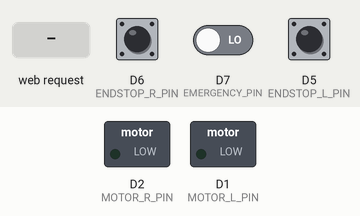
Bench run of a sketch on a simulated ESP8266 (NodeMCU). Shown: switched loads named in the sketch (green lamp = pin HIGH). The test bench sets the inputs (shaded band); at power-on: D6 (ENDSTOP_R_PIN) LOW, D7 (EMERGENCY_PIN) LOW, D5 (ENDSTOP_L_PIN) LOW. WiFi joins after 1.5 s; servers stay silent unless stated; what the sketch prints to the serial monitor is not drawn.

Above: at 2.7 s.
2.8 s: HTTP request GET /mostdown received
At 3.5 s:
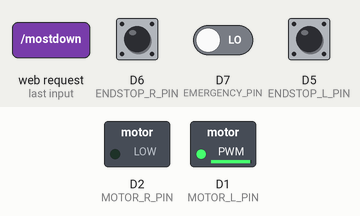
4.3 s: HTTP request GET /mostup received
At 4.6 s:
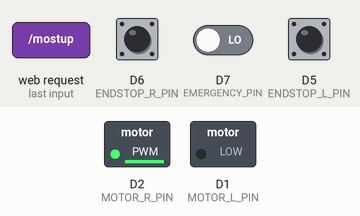
5.8 s: D6 (ENDSTOP_R_PIN) pulled HIGH for 0.15 s
At 6.9 s:
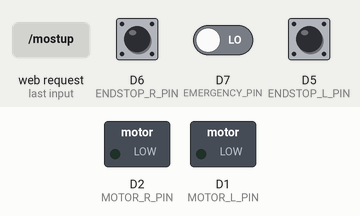
Timing chart, 0 to 8.8 s (numbered marks = the images above; inputs shaded):
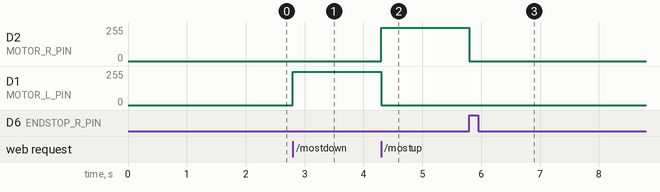

The sketch:

ESP_most.ino
```cpp
#include <ESP8266WiFi.h>
#include <ESP8266WebServer.h>

const char* ssid     = "esp";
const char* password = "Karolina2137";

const int ENDSTOP_L_PIN = D5;  // GPIO14
const int ENDSTOP_R_PIN = D6;  // GPIO12
const int EMERGENCY_PIN = D7;  // GPIO13
const int MOTOR_L_PIN = D1;    // GPIO5
const int MOTOR_R_PIN = D2;    // GPIO4

ESP8266WebServer server(80);

void setup() {
  pinMode(ENDSTOP_L_PIN, INPUT);
  pinMode(ENDSTOP_R_PIN, INPUT);
  pinMode(EMERGENCY_PIN, INPUT);
  pinMode(MOTOR_L_PIN, OUTPUT);
  pinMode(MOTOR_R_PIN, OUTPUT);
  digitalWrite(MOTOR_L_PIN, LOW);
  digitalWrite(MOTOR_R_PIN, LOW);

  analogWriteRange(1023);  // Default PWM range for ESP8266

  Serial.begin(115200);
  delay(10);

  IPAddress staticIP(192, 168, 2, 10);
  IPAddress gateway(192, 168, 2, 1);
  IPAddress subnet(255, 255, 255, 0);

  WiFi.config(staticIP, gateway, subnet);

  WiFi.begin(ssid, password);

  while (WiFi.status() != WL_CONNECTED) {
    delay(500);
    Serial.print(".");
  }

  Serial.println("");
  Serial.println("WiFi connected");
  Serial.println("IP address: ");
  Serial.println(WiFi.localIP());

  server.on("/mostdown", handleMostDown);
  server.on("/mostup", handleMostUp);
  server.on("/motoroff", handleMotorOff);
  server.onNotFound(handleRoot);

  server.begin();
  Serial.println("HTTP server started");
}

void loop() {
  server.handleClient();
  if(digitalRead(EMERGENCY_PIN) == HIGH) {
    ESP.restart();
  }
  if(digitalRead(ENDSTOP_L_PIN) == HIGH) {
    analogWrite(MOTOR_L_PIN, 0);
  }
  if(digitalRead(ENDSTOP_R_PIN) == HIGH) {
    analogWrite(MOTOR_R_PIN, 0);
  }
}

void handleRoot() {
  String html = R"=====(
    <!DOCTYPE html>
    <html>
    <form action="/mostdown">
    <input type="submit" value="Most down" />
    </form>
    <form action="/mostup">
    <input type="submit" value="Most up" />
    </form>
    <form action="/motoroff">
    <input type="submit" value="Motor off" />
    </form>
    </body>
    </html>
  )=====";

  server.send(200, "text/html", html);
}

void handleMostDown() {
    analogWrite(MOTOR_L_PIN, 1000);
    analogWrite(MOTOR_R_PIN, 0);
    // This will be non-blocking in the real world. Need additional checks for motoroff request.
  // analogWrite(MOTOR_L_PIN, 0);
  handleRoot();  // Redirect back to the main page
}

void handleMostUp() {
    analogWrite(MOTOR_R_PIN, 1000);
    analogWrite(MOTOR_L_PIN, 0);
    // This will be non-blocking in the real world. Need additional checks for motoroff request.
  // analogWrite(MOTOR_R_PIN, 0);
  handleRoot();  // Redirect back to the main page
}

void handleMotorOff() {
  analogWrite(MOTOR_L_PIN, 0);
  analogWrite(MOTOR_R_PIN, 0);
  handleRoot();  // Redirect back to the main page
}
```

Measured:
- after the input at 2.8 s, D1 (MOTOR_L_PIN): 0/255 → 249/255 at once
- after the input at 4.3 s, D2 (MOTOR_R_PIN): 0/255 → 249/255 at once; D1 (MOTOR_L_PIN): 249/255 → 0/255 at once
- after the input at 5.8 s, D2 (MOTOR_R_PIN): 249/255 → 0/255 at once
